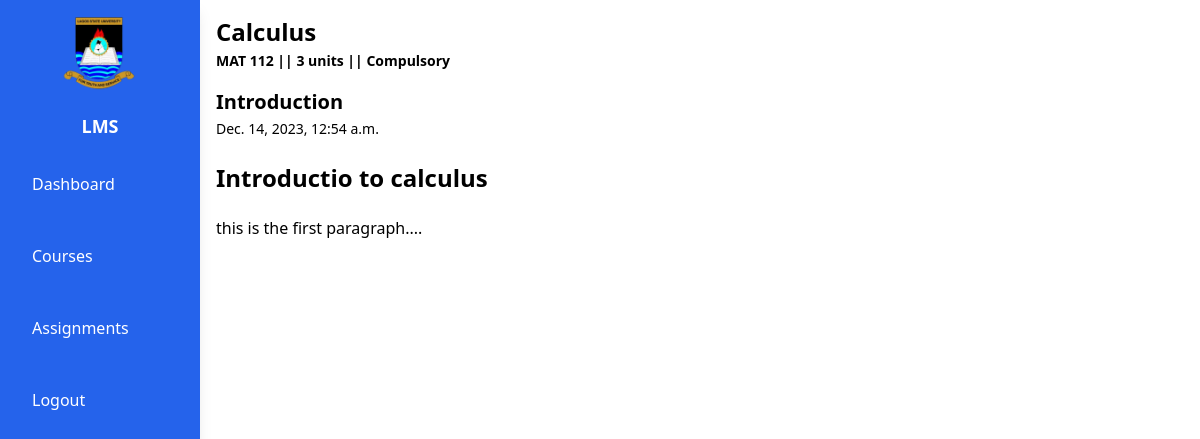
Page /lesson/1 (signed in) on the committed database.
### lms/models.py (models this page shows)
class Lesson(models.Model):
    course = models.ForeignKey(Course, on_delete=models.CASCADE, null=True)
    title = models.CharField(max_length=1000, null=True)
    content = HTMLField()
    date = models.DateTimeField(default=datetime.now, null=True)

class Course(models.Model):
    COURSE_TYPE_CHOICE = (
        ('Compulsory', 'Compulsory'),
        ('Required', 'Required'),
        ('Elective', 'Elective')
    )
    course_code = models.CharField(max_length=8, null=True)
    course_title = models.CharField(max_length=1000, null=True)
    unit = models.IntegerField(null=True)
    type = models.CharField(max_length=10, choices=COURSE_TYPE_CHOICE, null=True)
    instructor = models.ForeignKey(User, on_delete=models.CASCADE, null=True)

### lms/views.py (the view)
# urls.py: path('lesson/<int:id>', views.lesson, name='lesson'),
@login_required
def lesson(request, id):
    ctx = {'lesson': Lesson.objects.get(id=id)}
    return render(request, 'lms/lesson.html', ctx)

### lms/templates/lms/lesson.html
{% extends "lms/layout.html" %}
{% block body %}
<div class="w-full p-4">
    <h1 class="text-2xl font-bold">{{lesson.course.course_title}}</h1>
    <span class="text-sm font-semibold">{{lesson.course.course_code}} || {{lesson.course.unit}} units || {{lesson.course.type}}</span>
    <div class="mt-4">
        <h1 class="text-xl font-semibold">{{lesson.title}}</h1>
        <span class="text-sm">{{lesson.date}}</span>
        <div class="mt-4 renderer">
            {{lesson.content|safe}}
        </div>
    </div>
</div>
{% endblock %}

### rows in the picture
Lesson: course.course_title "Calculus", course.course_code "MAT 112", course.unit "3", course.type "Compulsory", title "Introduction", date "Dec. 14, 2023, 12:54 a.m.", content "Introductio to calculus this is the first paragraph...."
